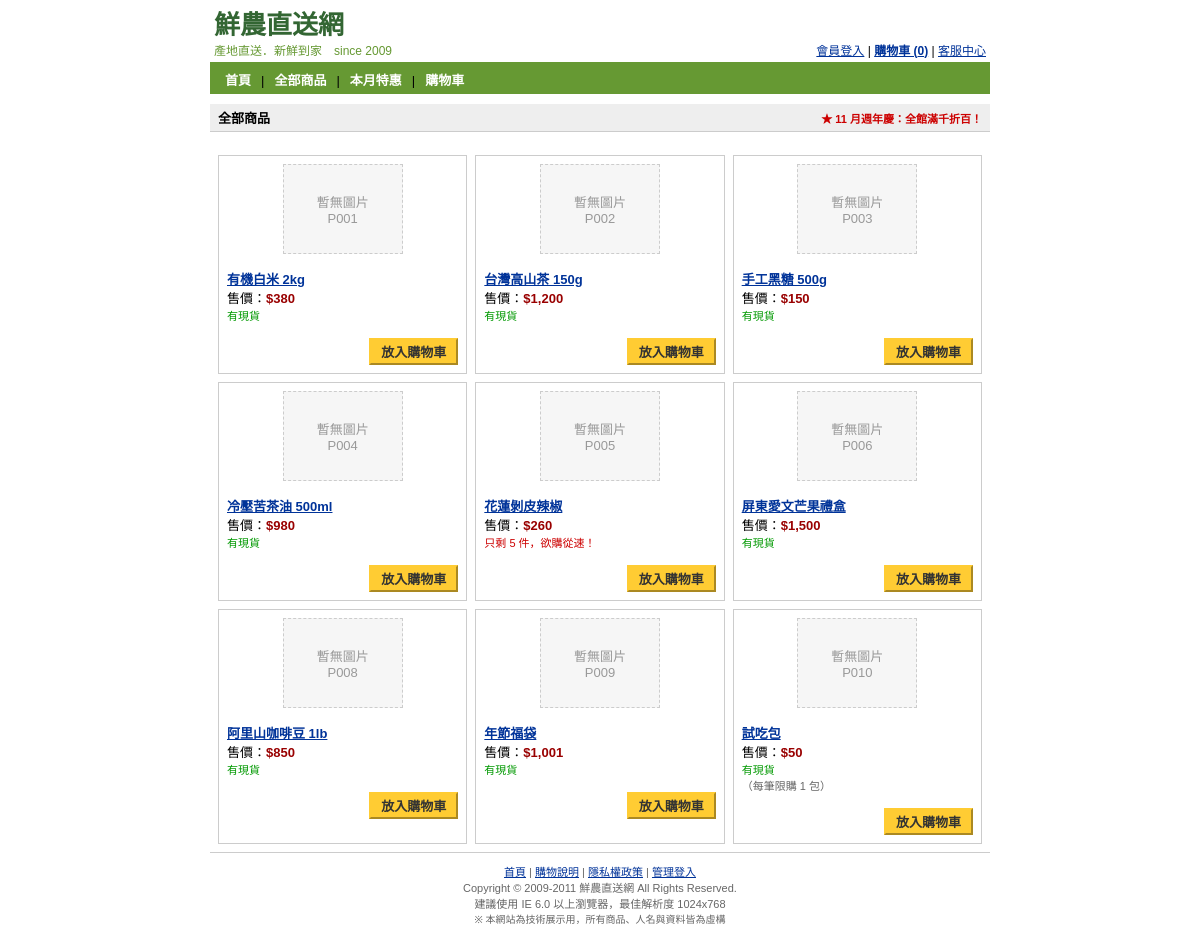
The page / on the database its author committed.
### tables this page shows
CREATE TABLE `product` (
  `id` int(10) unsigned NOT NULL auto_increment,
  `sku` varchar(20) NOT NULL default '',
  `name` varchar(100) NOT NULL default '',
  `price` int(11) NOT NULL default '0',
  `stock` int(11) NOT NULL default '0',
  `status` tinyint(1) NOT NULL default '1',
  `created_at` datetime NOT NULL default '0000-00-00 00:00:00',
  `updated_at` datetime default NULL,
  PRIMARY KEY  (`id`)
);

### system/application/controllers/shop.php (called while the page is built, shortened)
<?php
class Shop extends Controller {
	function Shop()
	{
		$this->load->model('product_model');
		$this->load->model('member_model');
	}
	function _member()
	{
		$id = $this->session->userdata('member_id');
		if ( ! $id)
		{
			return FALSE;
		}
		return $this->member_model->get($id);
	}
	function _view($page, $data)
	{
		$data['member']     = $this->_member();
		$data['cart_count'] = 0;
		$this->load->view('shop/header', $data);
		$this->load->view('shop/' . $page, $data);
		$this->load->view('shop/footer', $data);
	}
	function index()
	{
		$query = $this->db->query("SELECT * FROM product WHERE status = 1 ORDER BY id");
		$data['title']    = '產地直送．新鮮到家';
		$data['products'] = $query->result_array();
		$data['msg']      = $this->session->flashdata('msg');
		$this->_view('index', $data);
	}
}

### system/codeigniter/CodeIgniter.php (called while the page is built, shortened)
<?php  if ( ! defined('BASEPATH')) exit('No direct script access allowed');
$EXT =& load_class('Hooks');
$EXT->_call_hook('pre_system');
$URI =& load_class('URI');
$RTR =& load_class('Router');
$method = $RTR->fetch_method();
$EXT->_call_hook('pre_controller');
$CI = new $class();
if ($RTR->scaffolding_request === TRUE)
{
	if ($EXT->_call_hook('scaffolding_override') === FALSE)
	{
		$CI->_ci_scaffolding();
	}
}
else
{
	if (method_exists($CI, '_remap'))
	{
		$CI->_remap($method);
	}
	else
	{
		call_user_func_array(array(&$CI, $method), array_slice($URI->rsegments, 2));
	}
}

### index.php (called while the page is built, shortened)
<?php
require_once BASEPATH.'codeigniter/CodeIgniter'.EXT;

### system/codeigniter/Base5.php (called while the page is built)
<?php  if ( ! defined('BASEPATH')) exit('No direct script access allowed');
class CI_Base {
	private static $instance;
	public function CI_Base()
	{
		self::$instance =& $this;
	}
	public static function &get_instance()
	{
		return self::$instance;
	}
}
function &get_instance()
{
	return CI_Base::get_instance();
}

### system/application/views/shop/index.php (the view, shortened to what this page needs)
<table width="100%" border="0" cellspacing="0" cellpadding="0">
	<tr>
		<td class="boxHead">全部商品</td>
		<td class="boxHead" align="right"><span class="small">
<? if (date('n') == 11) { ?>
			<font color="#cc0000">★ 11 月週年慶：全館滿千折百！</font>
<? } else { ?>
			<font color="#cc0000">★ 全館滿 $1,000 免運費（離島除外）</font>
<? } ?>
		</span></td>
	</tr>
</table>
<br>
<table width="100%" border="0" cellspacing="8" cellpadding="0">
<? $i = 0; foreach ($products as $p) { ?>
<?	if ($i % 3 == 0) echo "\t<tr>\n"; ?>
		<td width="33%" valign="top" class="prodBox">
			<table border="0" cellspacing="0" cellpadding="0" width="100%">
				<tr><td align="center">
					<table class="noimg" border="0" cellspacing="0" cellpadding="0"><tr><td align="center">暫無圖片<br><?=$p['sku']?></td></tr></table>
				</td></tr>
				<tr><td><br><a href="<?=site_url('shop/add/' . $p['id'])?>"><b><?=$p['name']?></b></a></td></tr>
				<tr><td>售價：<span class="price">$<?=number_format($p['price'])?></span></td></tr>
				<tr><td class="small">
<?	if ($p['stock'] <= 0) { ?><span class="gray">已售完</span>
<?	} elseif ($p['stock'] < 10) { ?><span class="lowstock">只剩 <?=$p['stock']?> 件，欲購從速！</span>
<?	} else { ?><span class="instock">有現貨</span>
<?	} ?>
<?	if ($p['id'] == 10) echo '<br><span class="gray">（每筆限購 1 包）</span>'; ?>
				</td></tr>
				<tr><td align="right"><br>
<?	if ($p['stock'] > 0) { ?>
					<input type="button" class="buyBtn" value="放入購物車" onclick="location.href='<?=site_url('shop/add/' . $p['id'])?>'">
<?	} ?>
				</td></tr>
			</table>
		</td>
<?	$i++; if ($i % 3 == 0) echo "\t</tr>\n"; ?>
<? } ?>
</table>

### system/application/views/shop/header.php (shortened to what this page needs)
<!DOCTYPE HTML PUBLIC "-//W3C//DTD HTML 4.01 Transitional//EN" "http://www.w3.org/TR/html4/loose.dtd">
<html>
<head>
<link rel="stylesheet" type="text/css" href="<?=base_url()?>css/shop.css">
</head>
<body>
<table width="780" align="center" border="0" cellspacing="0" cellpadding="4" class="topBar">
	<tr>
		<td><a href="<?=site_url('shop')?>" style="text-decoration:none"><span class="logo"><?=SHOP_NAME?></span></a><br><span class="slogan">產地直送．新鮮到家　since 2009</span></td>
		<td align="right" valign="bottom" class="topLinks">
<? if ($member) { ?>
			<?=$member['name']?> 您好！<? if ($member['level'] == 3) echo '<font color="#cc0000"><b>[VIP]</b></font>'; elseif ($member['level'] == 2) echo '<font color="#cc9900"><b>[金卡]</b></font>'; ?>
			| <a href="<?=site_url('shop/logout')?>">登出</a>
<? } else { ?>
			<a href="<?=site_url('shop/login')?>">會員登入</a>
<? } ?>
			| <a href="<?=site_url('shop/cart')?>"><b>購物車 (<?=$cart_count?>)</b></a>
			| <a href="mailto:<?=SHOP_MAIL?>">客服中心</a>
		</td>
	</tr>
</table>
<table width="780" align="center" border="0" cellspacing="0" cellpadding="5" class="navBar">
	<tr><td>
		<a href="<?=site_url('shop')?>">首頁</a>|<a href="<?=site_url('shop')?>">全部商品</a>|<a href="<?=site_url('shop')?>">本月特惠</a>|<a href="<?=site_url('shop/cart')?>">購物車</a>
	</td></tr>
</table>
<table width="780" align="center" border="0" cellspacing="0" cellpadding="0">
	<tr><td><img src="<?=base_url()?>images/pixel_trans.gif" width="1" height="10" alt=""></td></tr>
	<tr><td>

### system/application/views/shop/footer.php
	</td></tr>
</table>
<table width="780" align="center" border="0" cellspacing="0" cellpadding="0">
	<tr><td class="footer" align="center">
		<a href="<?=site_url('shop')?>">首頁</a> | <a href="javascript:alert('購物說明頁製作中')">購物說明</a> | <a href="javascript:alert('隱私權政策製作中')">隱私權政策</a> | <a href="<?=site_url('admin/login')?>">管理登入</a><br>
		Copyright &copy; 2009-2011 <?=SHOP_NAME?> All Rights Reserved.<br>
		建議使用 IE 6.0 以上瀏覽器，最佳解析度 1024x768<br>
		<span class="tiny">※ 本網站為技術展示用，所有商品、人名與資料皆為虛構</span>
	</td></tr>
</table>
</body>
</html>

### css/shop.css (style rules this page uses)
body { margin: 0px; background: #ffffff; color: #000000; }
body, td, th, input, select, textarea { font-family: Verdana, Arial, "新細明體", sans-serif; font-size: 13px; }
a { color: #003399; }
.topBar { border-bottom: 3px solid #669933; }
.logo { font-family: "Arial Black", "微軟正黑體", sans-serif; font-size: 26px; color: #336633; font-weight: bold; }
.slogan { color: #669933; font-size: 12px; }
.topLinks { font-size: 12px; }
.navBar { background: #669933; }
.navBar a { color: #ffffff; font-weight: bold; text-decoration: none; padding: 0px 10px; }
.small { font-size: 11px; }
.tiny { font-size: 10px; }
.price { color: #990000; font-weight: bold; }
.instock { color: #009900; }
.lowstock { color: #cc0000; }
.gray { color: #666666; }
.buyBtn { background: #ffcc33; border: 2px outset #ffcc33; color: #333333; font-weight: bold; padding: 2px 10px; cursor: pointer; }
.prodBox { border: 1px solid #cccccc; padding: 8px; }
.noimg { width: 120px; height: 90px; border: 1px dashed #cccccc; background: #f6f6f6; color: #999999; font-size: 11px; }
.boxHead { background: #eeeeee; border-bottom: 1px solid #cccccc; padding: 4px 8px; font-weight: bold; }
.footer { border-top: 1px solid #cccccc; color: #666666; font-size: 11px; padding: 10px; }

### rows shown on the page
product: sku "P001", name "有機白米 2kg", price "380", stock "有現貨"
product: sku "P002", name "台灣高山茶 150g", price "1,200", stock "有現貨"
product: sku "P003", name "手工黑糖 500g", price "150", stock "有現貨"
product: sku "P004", name "冷壓苦茶油 500ml", price "980", stock "有現貨"
product: sku "P005", name "花蓮剝皮辣椒", price "260", stock "5"
product: sku "P006", name "屏東愛文芒果禮盒", price "1,500", stock "有現貨"
product: sku "P008", name "阿里山咖啡豆 1lb", price "850", stock "有現貨"
product: sku "P009", name "年節福袋", price "1,001", stock "有現貨"
product: sku "P010", name "試吃包", price "50", stock "有現貨", shows "（每筆限購 1 包）"

### other values the page prints
SHOP_NAME "鮮農直送網"
$cart_count "0"
